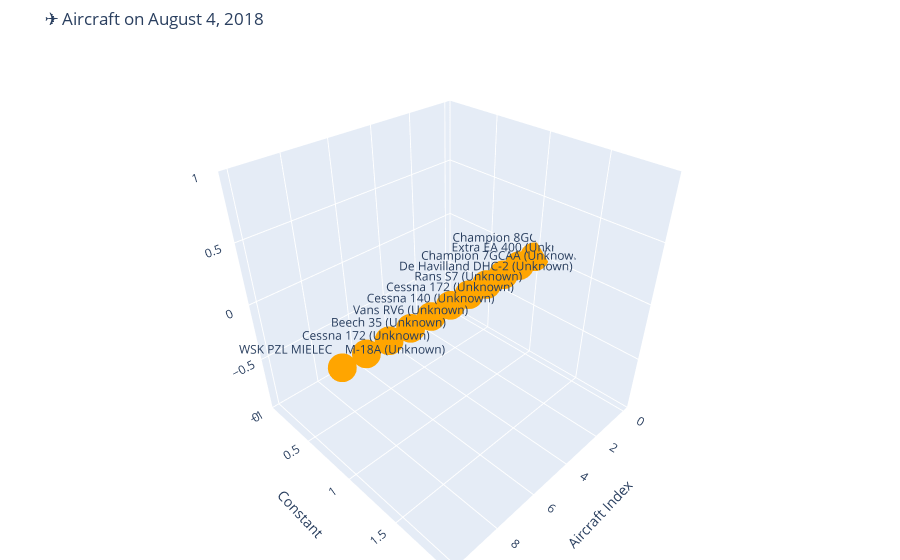

The cell this chart's notebook holds for it:
### Code cell
import json
import pandas as pd
import plotly.graph_objects as go
from IPython.display import display

# --- Load the dataset ---
with open("C:/Users/olaye/Documents/UARC/final_extracted_data1.json", "r", encoding="utf-8") as f:
    records = json.load(f)

# --- Extract and normalize ---
flattened = []
for record in records:
    flight_info = record.get("Flight Information", {})
    raw_date = flight_info.get("Date & Time", "")  # Example: "July 27, 2019, 16:17 Local"
    
    try:
        date_parts = raw_date.split(",")  # ['July 27', ' 2019', ' 16:17 Local']
        if len(date_parts) >= 2:
            date = f"{date_parts[0].strip()}, {date_parts[1].strip()}"  # e.g. "July 27, 2019"
        else:
            date = raw_date.strip()
    except:
        date = "Unknown"

    aircraft = flight_info.get("Aircraft", "Unknown")
    aircraft_model = flight_info.get("Aircraft_model", "Unknown")

    if date != "Unknown":
        flattened.append({
            "date": date,
            "aircraft": aircraft,
            "aircraft_model": aircraft_model
        })

df = pd.DataFrame(flattened)

# --- Group by date ---
grouped = df.groupby("date").agg({
    "aircraft": list,
    "aircraft_model": list
}).reset_index()
grouped["count"] = grouped["aircraft"].apply(len)

# --- 3D Graph of All Dates ---
fig = go.Figure()
fig.add_trace(go.Scatter3d(
    x=list(range(len(grouped))),
    y=grouped["count"],
    z=[0]*len(grouped),
    mode="markers+text",
    text=grouped["date"],
    marker=dict(size=8, color=grouped["count"], colorscale="Viridis", opacity=0.8),
    hoverinfo="text"
))
fig.update_layout(
    title="📅 3D Visualization of Aircraft Incidents by Date",
    scene=dict(
        xaxis_title="Date Index",
        yaxis_title="Aircraft Count",
        zaxis_title="",
        camera=dict(eye=dict(x=1.5, y=1.5, z=0.3))
    ),
    margin=dict(l=0, r=0, t=50, b=0)
)
fig.show()

# --- Normalize for Searching ---
grouped["clean_date"] = grouped["date"].str.replace(",", "").str.replace("  ", " ").str.strip().str.lower()

# --- Search Prompt for Specific Date ---
search_date = input("Enter a date (e.g. September 12, 2019): ").strip()
search_date_clean = search_date.replace(",", "").replace("  ", " ").strip().lower()

if search_date_clean in grouped["clean_date"].values:
    result = grouped[grouped["clean_date"] == search_date_clean].iloc[0]
    aircraft = result["aircraft"]
    models = result["aircraft_model"]

    fig2 = go.Figure()
    fig2.add_trace(go.Scatter3d(
        x=list(range(len(aircraft))),
        y=[1]*len(aircraft),
        z=[0]*len(aircraft),
        mode="markers+text",
        text=[f"{a} ({m})" for a, m in zip(aircraft, models)],
        marker=dict(size=10, color='orange'),
        hoverinfo="text"
    ))
    fig2.update_layout(
        title=f"✈️ Aircraft on {search_date}",
        scene=dict(
            xaxis_title="Aircraft Index",
            yaxis_title="Constant",
            zaxis_title=""
        ),
        margin=dict(l=0, r=0, t=50, b=0)
    )
    fig2.show()
else:
    print(f"❌ No data found for '{search_date}'. Please check the format or try another date.")

### Figure 1 — Plotly figure (JSON) as saved in the notebook; plotly's stock layout.template omitted (floating-point values rounded to 4 significant figures)
{"data": [{"hoverinfo": "text", "marker": {"color": "orange", "size": 10}, "mode": "markers+text", "text": ["Champion 8GCBC (Unknown)", "Extra EA 400 (Unknown)", "Champion 7GCAA (Unknown)", "De Havilland DHC-2 (Unknown)", "Rans S7 (Unknown)", "Cessna 172 (Unknown)", "Cessna 140 (Unknown)", "Vans RV6 (Unknown)", "Beech 35 (Unknown)", "Cessna 172 (Unknown)", "WSK PZL MIELEC    M-18A (Unknown)"], "type": "scatter3d", "x": [0, 1, 2, 3, 4, 5, 6, 7, 8, 9, 10], "y": [1, 1, 1, 1, 1, 1, 1, 1, 1, 1, 1], "z": [0, 0, 0, 0, 0, 0, 0, 0, 0, 0, 0]}], "layout": {"margin": {"b": 0, "l": 0, "r": 0, "t": 50}, "scene": {"xaxis": {"title": {"text": "Aircraft Index"}}, "yaxis": {"title": {"text": "Constant"}}, "zaxis": {"title": {"text": ""}}}, "title": {"text": "✈️ Aircraft on August 4, 2018"}}}
